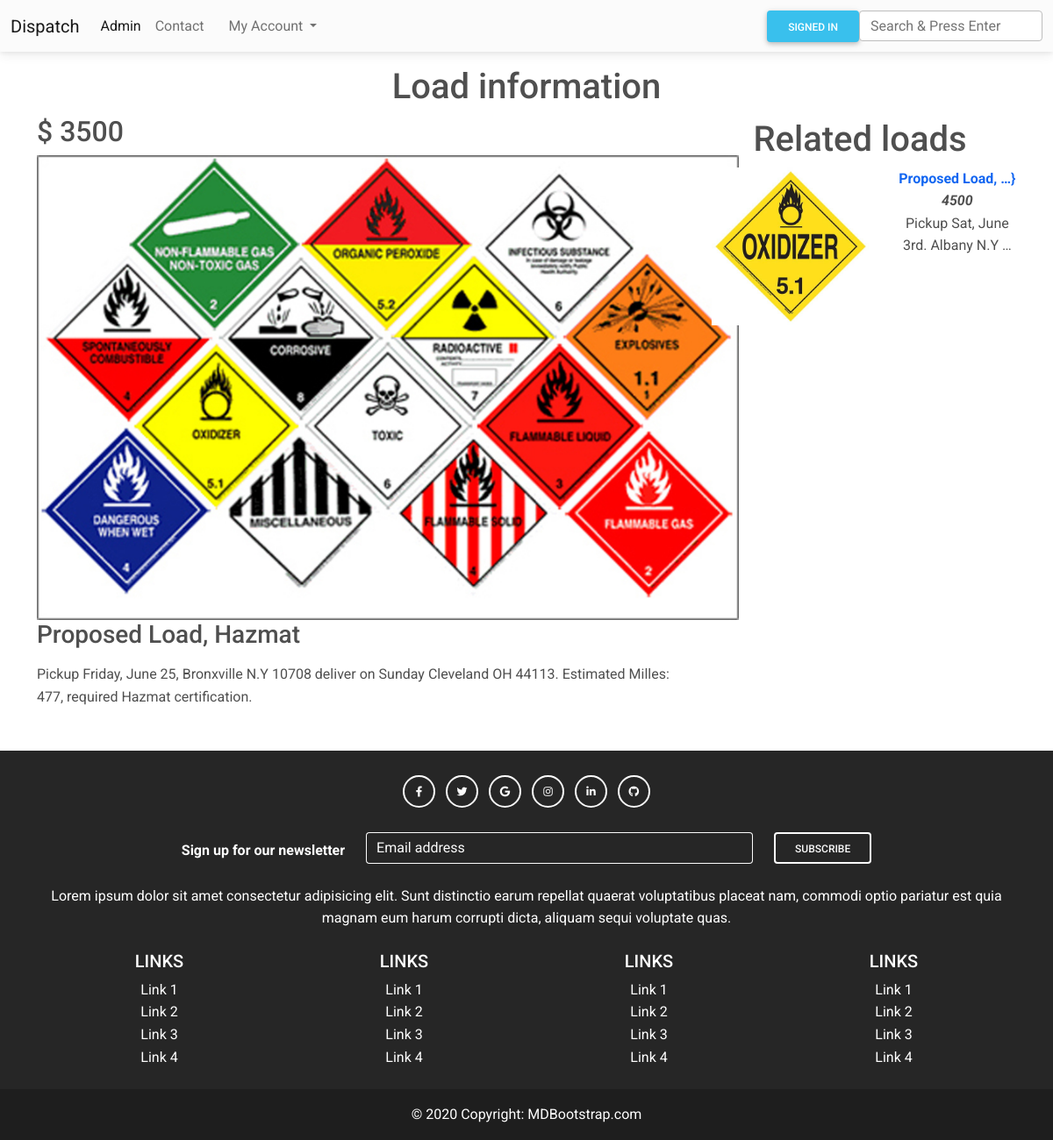
/load/1, run on an earlier commit of the app's database.
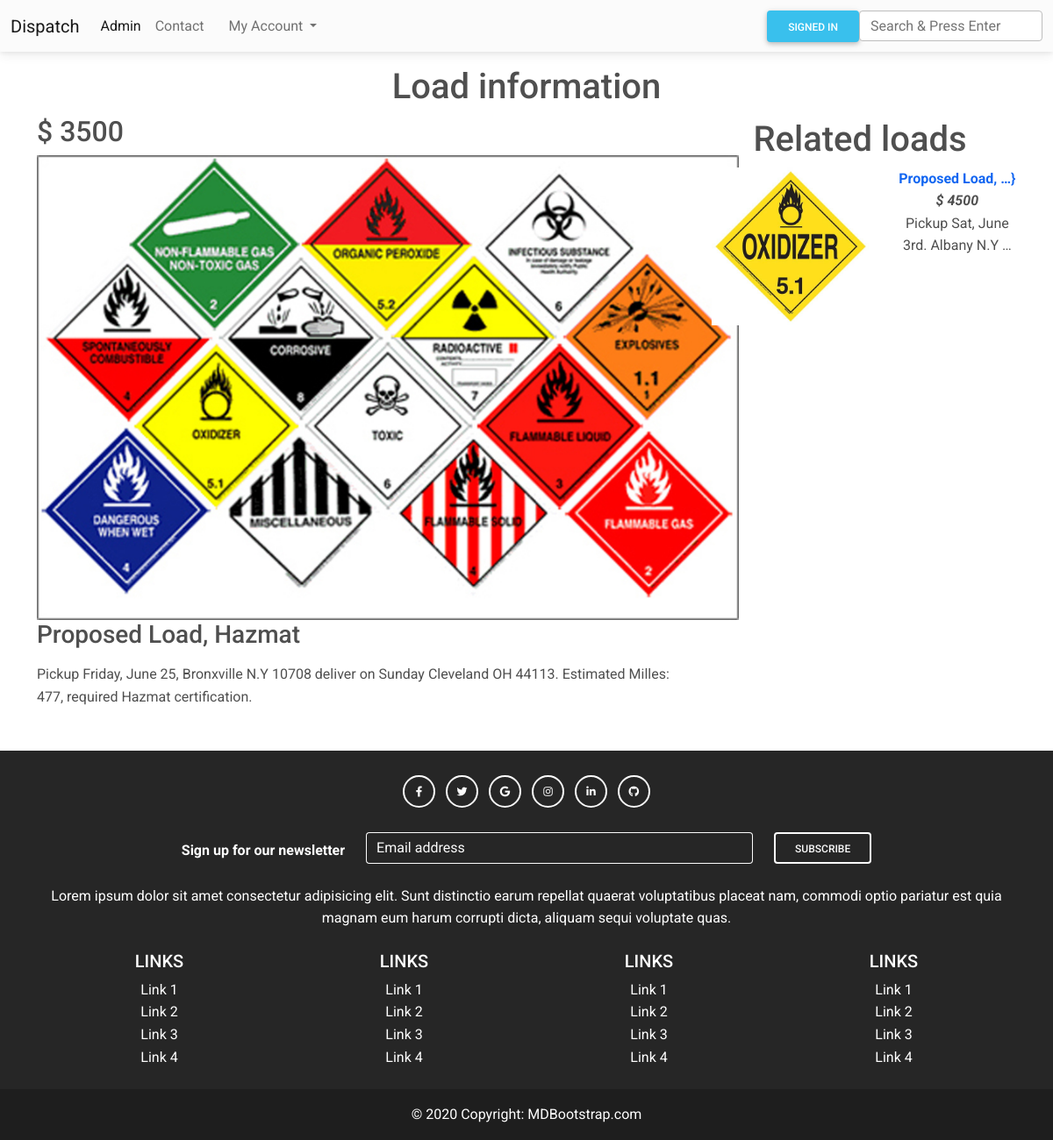
And on a later commit of the database.
### blog/models.py (models this page shows, shortened)
class Load(models.Model):
    price = models.CharField(max_length=20)
    title = models.CharField(max_length=50)
    category = models.ForeignKey(Category, on_delete=models.CASCADE)
    desc = models.TextField()
    image = models.ImageField()
    created_at = models.DateTimeField(auto_now_add=True)
    update_at = models.DateTimeField(auto_now = True)

### blog/views.py (the view)
# urls.py: path('load/<int:id_load>', detail, name="detail" ),
def detail(request, id_load):
    load=Load.objects.get(id=id_load)
    category = load.category
    loads_in_relation = Load.objects.filter(category =  category)[:6]
    return render(request, 'detail.html', {"load": load, "lir": loads_in_relation})

### blog/templates/detail.html
{% extends 'base.html' %}
{% load static  %}
{% block content %}
<h1 class="text-center mt-3">Load information</h1>
<div class="container">
    <div class="row">
        <div class="col-md-8">
            <h2>{{load.price}} </h2>
            <img src="{{load.image.url}}" alt="load-logo" style="max-width: 800px;">
            <h3>{{load.title}}</h3>
            <p class="mb-5 mt-3">{{load.desc}}</p>
        </div>
        <div class="col-md-4 text-center mt-1">
            <h1>Related loads</h1>
            <div class="row">
                {% for lds in lir %}
                {% if lds.id != load.id %}
                <div class="col-md-7 mb-2">
                    {% if lds.image != "http://default" %}
                    <a href="{% url 'detail' lds.id %}"><img src="{{lds.image.url}}" alt="Card image cap" style="max-width: 180px;" /></a>
                    {% else %}
                    <img class="card-img-top" src="https://via.placeholder.com/400x300" alt="Card image cap"
                        style="max-width: 180px;" />
                    {% endif %}
                </div>
                <div class="col-5">
                    <a href="{% url 'detail' lds.id %}"><strong> {{lds.title |truncatewords:2}}} </strong> <br></a>
                    <strong><em>{{lds.price}}</em> <br></strong>
                    {{lds.desc |truncatewords:6}}
                </div>
                {% endif %}
                {% endfor %}
            </div>
        </div>
    </div>
</div>
{% endblock %}

### blog/templates/base.html (shortened to what this page needs)
<!DOCTYPE html>
{% load static %}
<html lang="en">
<head>
    <link rel="stylesheet" href="https://use.fontawesome.com/releases/v5.15.2/css/all.css" />
    <link rel="stylesheet" href="{% static 'css/mdb.min.css' %}" />
</head>
</head>
<body>
    {% include '_nav.html' %}
    {% block content %}{% endblock %}
    {% include '_footer.html' %}
</body>
</html>

### blog/templates/_nav.html (shortened to what this page needs)
<nav class="navbar navbar-expand-lg navbar-light bg-light">
    <div class="container-fluid">
        <a class="navbar-brand" href="/">Dispatch</a>
        <div class="collapse navbar-collapse" id="navbarTogglerDemo02">
            <ul class="navbar-nav me-auto mb-2 mb-lg-0">
                <li class="nav-item">
                    <a class="nav-link active" aria-current="page" href="#">Admin</a>
                </li>
                <li class="nav-item">
                    <a class="nav-link" href="#">Contact</a>
                </li>
                <div class="container-fluid">
                    <ul class="navbar-nav">
                        <li class="nav-item dropdown">
                            <a class="nav-link dropdown-toggle" href="#" id="navbarDropdownMenuLink" role="button"
                                data-mdb-toggle="dropdown" aria-expanded="false">
                                My Account
                            </a>
                        </li>
                    </ul>
                </div>
            </ul>
            {%    if user.is_authenticated %}
            <a href="{% url 'logout' %}" class="btn btn-info mr-4">Log out</a>
            {%   else  %}
            <a href="{% url 'login-blog' %}" class="btn btn-info mr-4">Signed in</a>
            {%  endif  %}
            <form class="form-inline ml-3" action="{% url 'search' %}">
                <input type="text" class="form-control" placeholder="Search & Press Enter" aria-label="Search"
                    name="load" />
            </form>
        </div>
    </div>
</nav>

### blog/templates/_footer.html
<footer class="bg-dark text-center text-white">
        <div class="container p-4">
                <section class="mb-4">
                        <a class="btn btn-outline-light btn-floating m-1" href="#!" role="button"><i
                                        class="fab fa-facebook-f"></i></a>
                        <a class="btn btn-outline-light btn-floating m-1" href="#!" role="button"><i
                                        class="fab fa-twitter"></i></a>
                        <a class="btn btn-outline-light btn-floating m-1" href="#!" role="button"><i
                                        class="fab fa-google"></i></a>
                        <a class="btn btn-outline-light btn-floating m-1" href="#!" role="button"><i
                                        class="fab fa-instagram"></i></a>
                        <a class="btn btn-outline-light btn-floating m-1" href="#!" role="button"><i
                                        class="fab fa-linkedin-in"></i></a>
                        <a class="btn btn-outline-light btn-floating m-1" href="#!" role="button"><i
                                        class="fab fa-github"></i></a>
                </section>
                <section class="">
                        <form action="">
                                <div class="row d-flex justify-content-center">
                                        <div class="col-auto">
                                                <p class="pt-2">
                                                        <strong>Sign up for our newsletter</strong>
                                                </p>
                                        </div>
                                        <div class="col-md-5 col-12">
                                                <div class="form-outline form-white mb-4">
                                                        <input type="email" id="form5Example2" class="form-control" />
                                                        <label class="form-label" for="form5Example2">Email
                                                                address</label>
                                                </div>
                                        </div>
                                        <div class="col-auto">
                                                <button type="submit" class="btn btn-outline-light mb-4">
                                                        Subscribe
                                                </button>
                                        </div>
                                </div>
                        </form>
                </section>
                <section class="mb-4">
                        <p>
                                Lorem ipsum dolor sit amet consectetur adipisicing elit. Sunt distinctio earum
                                repellat quaerat voluptatibus placeat nam, commodi optio pariatur est quia magnam
                                eum harum corrupti dicta, aliquam sequi voluptate quas.
                        </p>
                </section>
                <section class="">
                        <div class="row">
                                <div class="col-lg-3 col-md-6 mb-4 mb-md-0">
                                        <h5 class="text-uppercase">Links</h5>
                                        <ul class="list-unstyled mb-0">
                                                <li>
                                                        <a href="#!" class="text-white">Link 1</a>
                                                </li>
                                                <li>
                                                        <a href="#!" class="text-white">Link 2</a>
                                                </li>
                                                <li>
                                                        <a href="#!" class="text-white">Link 3</a>
                                                </li>
                                                <li>
                                                        <a href="#!" class="text-white">Link 4</a>
                                                </li>
                                        </ul>
                                </div>
                                <div class="col-lg-3 col-md-6 mb-4 mb-md-0">
                                        <h5 class="text-uppercase">Links</h5>
                                        <ul class="list-unstyled mb-0">
                                                <li>
                                                        <a href="#!" class="text-white">Link 1</a>
                                                </li>
                                                <li>
                                                        <a href="#!" class="text-white">Link 2</a>
                                                </li>
                                                <li>
                                                        <a href="#!" class="text-white">Link 3</a>
                                                </li>
                                                <li>
                                                        <a href="#!" class="text-white">Link 4</a>
                                                </li>
                                        </ul>
                                </div>
                                <div class="col-lg-3 col-md-6 mb-4 mb-md-0">
                                        <h5 class="text-uppercase">Links</h5>
                                        <ul class="list-unstyled mb-0">
                                                <li>
                                                        <a href="#!" class="text-white">Link 1</a>
                                                </li>
                                                <li>
                                                        <a href="#!" class="text-white">Link 2</a>
                                                </li>
                                                <li>
                                                        <a href="#!" class="text-white">Link 3</a>
                                                </li>
                                                <li>
                                                        <a href="#!" class="text-white">Link 4</a>
                                                </li>
                                        </ul>
                                </div>
                                <div class="col-lg-3 col-md-6 mb-4 mb-md-0">
                                        <h5 class="text-uppercase">Links</h5>
                                        <ul class="list-unstyled mb-0">
                                                <li>
                                                        <a href="#!" class="text-white">Link 1</a>
                                                </li>
                                                <li>
                                                        <a href="#!" class="text-white">Link 2</a>
                                                </li>
                                                <li>
                                                        <a href="#!" class="text-white">Link 3</a>
                                                </li>
                                                <li>
                                                        <a href="#!" class="text-white">Link 4</a>
                                                </li>
                                        </ul>
                                </div>
                        </div>
                </section>
        </div>
        <div class="text-center p-3" style="background-color: rgba(0, 0, 0, 0.2);">
                © 2020 Copyright:
                <a class="text-white" href="https://mdbootstrap.com/">MDBootstrap.com</a>
        </div>
</footer>

What changed in the data, as far as the page shows it:
changed Load "Proposed Load, …": price "4500" → "$ 4500"
